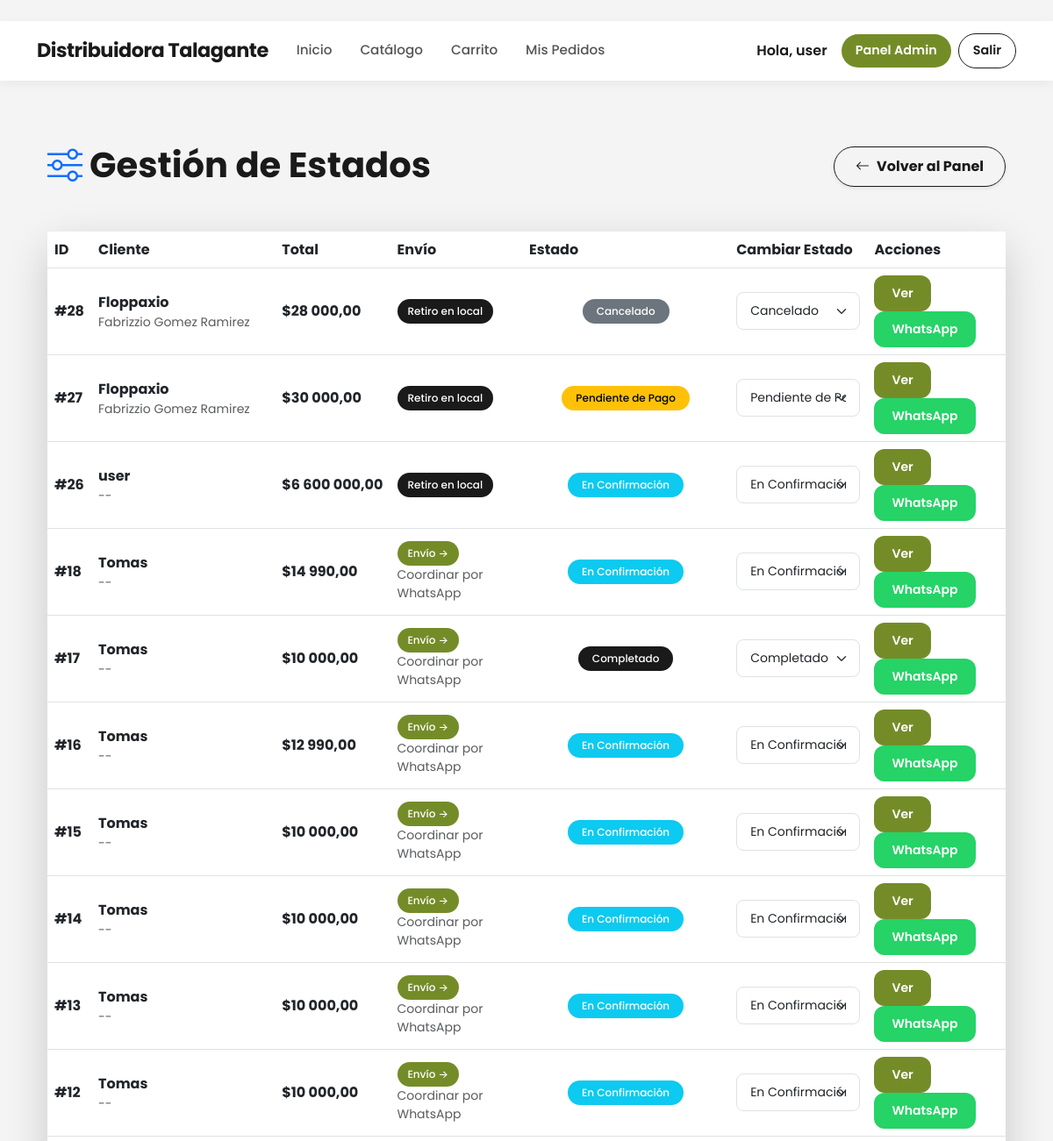
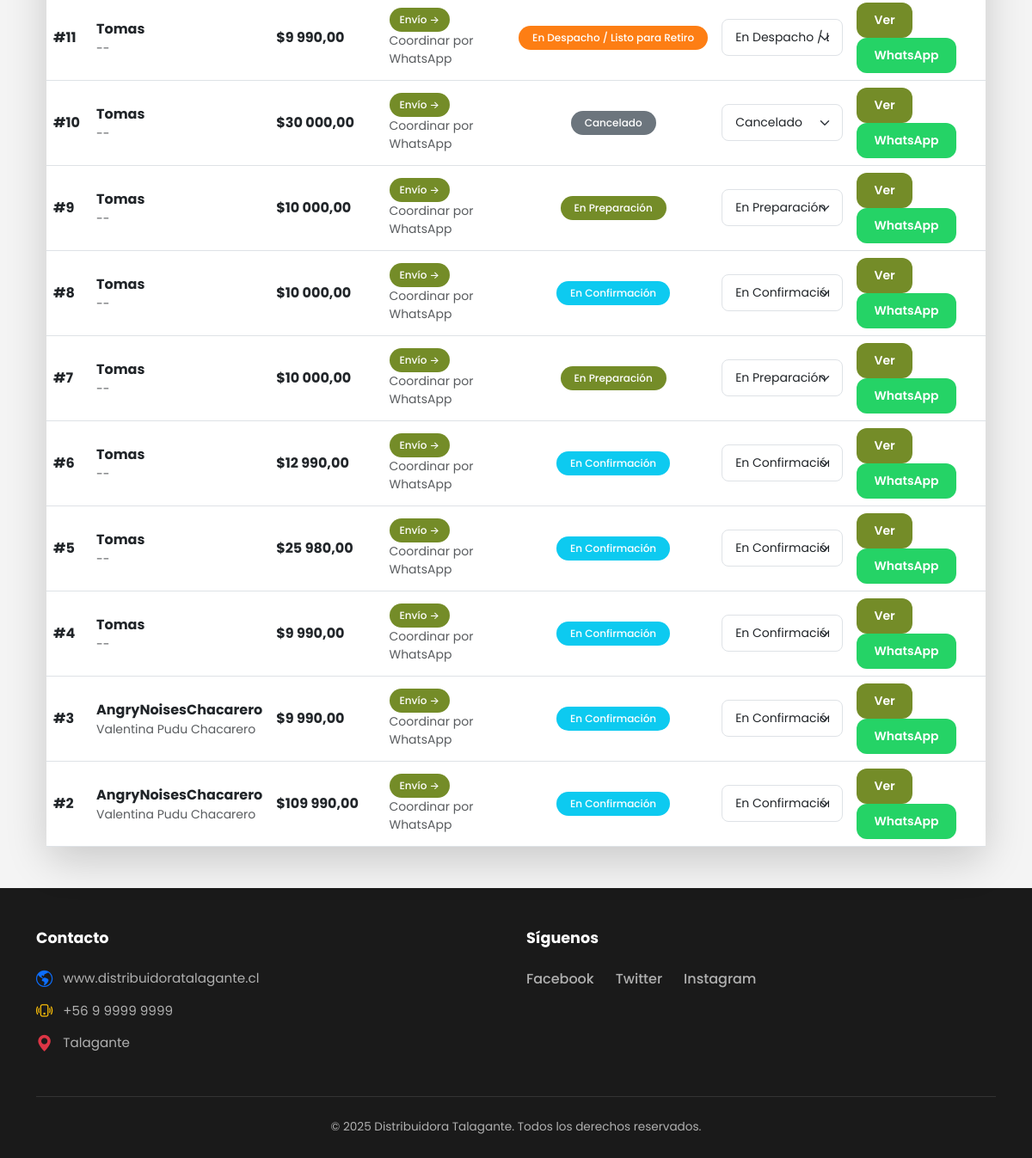
The page /gestion-estados/ (signed in) on the database its author committed (2 pictures, top to bottom).
### core/models.py (models this page shows, shortened)
class Orden(models.Model):
    ESTADOS = [
        ('pendiente', 'Pendiente de Pago'),
        ('confirmacion', 'En Confirmación'),
        ('preparacion', 'En Preparación'),
        ('despacho', 'En Despacho / Listo para Retiro'),
        ('cancelado', 'Cancelado'),
        ('completado', 'Completado'),
    ]
    METODOS_PAGO = [
        ('transferencia', 'Transferencia Bancaria'),
        ('efectivo', 'Pago en Efectivo (Retiro)'),
    ]
    usuario = models.ForeignKey(User, on_delete=models.CASCADE)
    fecha = models.DateTimeField(auto_now_add=True)
    estado = models.CharField(max_length=20, choices=ESTADOS, default='pendiente')
    total = models.DecimalField(max_digits=12, decimal_places=2)
    metodo_pago = models.CharField(max_length=20, choices=METODOS_PAGO, default='transferencia')
    instrucciones_transferencia = models.TextField(default="Realice transferencia a Cuenta Corriente XXXX-XXXX y envíe comprobante por WhatsApp.")
    comprobante = models.ImageField(upload_to='comprobantes/', blank=True, null=True, help_text="Foto del comprobante de pago")
    nota_comprobante = models.TextField(blank=True, null=True, help_text="Link o nota del comprobante (opcional)")
    mensaje_cliente = models.TextField(blank=True, help_text="Mensaje opcional del cliente")
    def get_whatsapp_link(self):
        if hasattr(self.usuario, 'perfil') and self.usuario.perfil.telefono:
            telefono = re.sub(r'[^\d]', '', self.usuario.perfil.telefono)
            if telefono.startswith('56') and len(telefono) == 11:
                telefono = telefono[2:]
            elif len(telefono) == 9:
                telefono = '56' + telefono
            else:
                telefono = telefono.lstrip('0')
            return f"https://wa.me/{telefono}"
        return "https://wa.me/56949071013"

class Perfil(models.Model):
    usuario = models.OneToOneField(User, on_delete=models.CASCADE, related_name='perfil')
    nombre = models.CharField("Nombre(s)", max_length=70)
    apellido_paterno = models.CharField("Apellido Paterno", max_length=50)
    apellido_materno = models.CharField("Apellido Materno", max_length=50, blank=True, null=True)
    rut = models.CharField(
        max_length=12,
        unique=True,
        validators=[RegexValidator(regex=r'^\d{7,8}-[\dKk]$', message='Formato RUT inválido')],
        help_text="Ejemplo: 11527103-2"
    )
    telefono = models.CharField(max_length=15, blank=True, null=True)
    es_admin = models.BooleanField(default=False)
    temp_token = models.CharField(max_length=100, blank=True, null=True)
    token_expira = models.DateTimeField(blank=True, null=True)
    def nombre_completo(self):
        if self.apellido_materno:
            return f"{self.nombre} {self.apellido_paterno} {self.apellido_materno}"
        return f"{self.nombre} {self.apellido_paterno}"
    nombre_completo.short_description = "Nombre Completo"
    class Meta:
        verbose_name_plural = "Perfiles"

### core/views.py (the view, shortened to what this page needs)
# urls.py: path('gestion-estados/', views.gestion_estados, name='gestion_estados'),
@login_required
@user_passes_test(lambda u: u.is_superuser)
def gestion_estados(request):
    busqueda = request.GET.get('q', '').strip()
    estado_filtro = request.GET.get('estado', '')
    ordenes = Orden.objects.select_related('usuario', 'usuario__perfil') \
                           .prefetch_related('itemorden_set__producto') \
                           .order_by('-fecha')
    if estado_filtro:
        ordenes = ordenes.filter(estado=estado_filtro)
    paginator = Paginator(ordenes, 20)
    page_number = request.GET.get('page')
    page_obj = paginator.get_page(page_number)
    context = {
        'ordenes': page_obj,  # Pasamos el objeto paginado, no la lista completa
        'busqueda': busqueda,
        'estado_filtro': estado_filtro,
        'estados_choices': Orden.ESTADOS,
    }
    return render(request, 'core/gestion_estados.html', context)

### core/templates/core/gestion_estados.html (shortened to what this page needs)
{% extends "core/base.html" %}
{% load humanize %}
{% block content %}
<div class="container py-5 animate-fade-in">
    <div class="d-flex justify-content-between align-items-center mb-5">
        <h1 class="fw-bold mb-1" style="color: #1a1a1a;">
            <i class="bi bi-sliders text-primary me-2"></i>Gestión de Estados
        </h1>
        <a href="{% url 'admin_home' %}" class="btn btn-outline-dark rounded-pill px-4 fw-bold shadow-sm">
            <i class="bi bi-arrow-left me-2"></i>Volver al Panel
        </a>
    </div>
    <div class="card border-0 shadow-lg rounded-4">
        <div class="table-responsive">
            <table class="table table-hover align-middle mb-0">
                <thead class="bg-light">
                    <tr>
                        <th>ID</th>
                        <th>Cliente</th>
                        <th>Total</th>
                        <th>Envío</th>
                        <th>Estado</th>
                        <th>Cambiar Estado</th>
                        <th>Acciones</th>
                    </tr>
                </thead>
                <tbody>
                    {% for o in ordenes %}
                    <tr>
                        <td><strong>#{{ o.id }}</strong></td>
                        <td>
                            <div class="fw-bold">{{ o.usuario.username }}</div>
                            <small class="text-muted">{{ o.usuario.perfil.nombre_completo|default:"--" }}</small>
                        </td>
                        <td class="fw-bold">${{ o.total|intcomma }}</td>
                        <td>
                            {% if o.direccion_envio.metodo == 'retiro' %}
                                <span class="badge bg-success">Retiro en local</span>
                            {% else %}
                                <span class="badge bg-primary">
                                    Envío → {{ o.direccion_envio.get_comuna_display }}
                                </span>
                                <br><small class="text-muted">Coordinar por WhatsApp</small>
                            {% endif %}
                        </td>
                        <td class="text-center">
                            <span class="badge rounded-pill px-3 py-2
                                {% if o.estado == 'pendiente' %}bg-warning
                                {% elif o.estado == 'confirmacion' %}bg-info
                                {% elif o.estado == 'preparacion' %}bg-primary
                                {% elif o.estado == 'despacho' %}bg-orange
                                {% elif o.estado == 'completado' %}bg-success
                                {% else %}bg-secondary{% endif %}">
                                {{ o.get_estado_display }}
                            </span>
                        </td>
                        <td>
                            <form method="post" class="d-inline">
                                <select name="estado" class="form-select form-select-sm" onchange="this.form.submit()">
                                    {% for valor, label in estados_choices %}
                                        <option value="{{ valor }}" {% if o.estado == valor %}selected{% endif %}>{{ label }}</option>
                                    {% endfor %}
                                </select>
                            </form>
                        </td>
                        <td>
                            <a href="{% url 'orden_detail' o.id %}" class="btn btn-sm btn-primary">Ver</a>
                            <a href="{{ o.get_whatsapp_link }}" target="_blank" class="btn btn-sm btn-success">WhatsApp</a>
                        </td>
                    </tr>
                    {% empty %}
                    <tr><td colspan="7" class="text-center py-5 text-muted">No hay pedidos</td></tr>
                    {% endfor %}
                </tbody>
            </table>
        </div>
    </div>
</div>
{% endblock %}

### core/templates/core/base.html (shortened to what this page needs)
﻿{% load static %}
<!DOCTYPE html>
<html lang="es">
<head>
  <link rel="stylesheet" href="https://cdn.jsdelivr.net/npm/bootstrap@5.3.0/dist/css/bootstrap.min.css">
  <link rel="stylesheet" href="https://cdn.jsdelivr.net/npm/bootstrap-icons@1.10.0/font/bootstrap-icons.css">
  <link rel="stylesheet" href="{% static 'core/css/style.css' %}?v=21">
</head>
<body class="site">
  {% with current=request.resolver_match.url_name %}
  <nav class="navbar navbar-expand-lg sticky-top">
    <div class="container">
      <a class="navbar-brand" href="{% url 'home' %}">Distribuidora Talagante</a>
      <div class="collapse navbar-collapse" id="navbarNav">
        <ul class="navbar-nav me-auto mb-2 mb-lg-0">
          <li class="nav-item"><a class="nav-link {% if current == 'home' %}active{% endif %}" href="{% url 'home' %}">Inicio</a></li>
          <li class="nav-item"><a class="nav-link {% if current == 'catalogo' %}active{% endif %}" href="{% url 'catalogo' %}">Catálogo</a></li>
          <li class="nav-item"><a class="nav-link {% if current == 'carrito' %}active{% endif %}" href="{% url 'carrito' %}">Carrito</a></li>
          <li class="nav-item"><a class="nav-link {% if current == 'mis_compras' %}active{% endif %}" href="{% url 'mis_compras' %}">Mis Pedidos</a></li>
        </ul>
        <div class="d-flex gap-2 align-items-center">
          {% if user.is_authenticated %}
            <span class="me-2 fw-semibold d-none d-lg-block">Hola, {{ user.username }}</span>
            {% if user.is_staff or user.is_superuser %}
              <a href="{% url 'admin_home' %}" class="btn btn-primary btn-sm px-3">Panel Admin</a>
            {% endif %}
            <a href="{% url 'logout' %}" class="btn btn-outline-dark btn-sm px-3">Salir</a>
          {% else %}
            <a href="{% url 'login' %}" class="btn btn-primary btn-sm px-4">Iniciar Sesión</a>
            <a href="{% url 'login' %}?tab=register" class="btn btn-light btn-sm px-4 border">Registrarse</a>
          {% endif %}
        </div>
      </div>
    </div>
  </nav>
  {% endwith %}
  <main class="site-main">
    <div class="container mt-4">
      {% block content %}{% endblock %}
    </div>
  </main>
  <footer class="global-footer">
    <div class="container">
      <div class="row pt-5 pb-4">
        <div class="col-md-6 mb-4 mb-md-0">
          <h5 class="footer-title">Contacto</h5>
          <ul class="list-unstyled footer-list">
            <li>
              <i class="bi bi-globe-americas text-primary"></i>
              <a href="#">www.distribuidoratalagante.cl</a>
            </li>
            <li>
              <i class="bi bi-phone-vibrate text-warning"></i>
              <span>+56 9 9999 9999</span>
            </li>
            <li>
              <i class="bi bi-geo-alt-fill text-danger"></i>
              <span>Talagante</span>
            </li>
          </ul>
        </div>
        <div class="col-md-6">
          <h5 class="footer-title">Síguenos</h5>
          <div class="social-links">
            <a href="#">Facebook</a>
            <a href="#">Twitter</a>
            <a href="#">Instagram</a>
          </div>
        </div>
      </div>
      <div class="footer-bottom">
        <p class="mb-0">&copy; 2025 Distribuidora Talagante. Todos los derechos reservados.</p>
      </div>
    </div>
  </footer>
</body>
</html>

### static/core/css/style.css (style rules this page uses)
body { font-family: var(--font-main); color: var(--color-dark); background-color: var(--color-gray-bg); }
a { text-decoration: none; color: inherit; }
.navbar { background-color: var(--color-white) !important; box-shadow: 0 4px 12px rgba(0,0,0,0.05); padding: 12px 0; }
.navbar-brand { font-family: var(--font-main); font-weight: 700; font-size: 1.4rem; color: var(--color-dark) !important; letter-spacing: -0.5px; }
.navbar-nav .nav-link { font-weight: 500; color: #555 !important; font-size: 0.95rem; margin: 0 8px; position: relative; transition: color 0.3s; }
.navbar .btn { border-radius: var(--radius-btn); font-weight: 600; padding: 8px 24px; font-size: 0.9rem; }
.btn { border-radius: var(--radius-card); font-weight: 600; padding: 10px 20px; transition: all 0.3s ease; border: none; }
.btn-primary { background-color: var(--color-primary) !important; border-color: var(--color-primary) !important; color: white !important; }
.btn-outline, .btn-outline-dark, .btn-outline-primary { background-color: transparent !important; border: 1px solid var(--color-dark) !important; color: var(--color-dark) !important; }
.btn-success { background-color: #25D366 !important; color: white; }
.global-footer { background-color: var(--color-dark); color: #b0b0b0; margin-top: auto; font-size: 0.95rem; }
.footer-title { color: #ffffff; font-weight: 700; margin-bottom: 25px; font-size: 1.1rem; }
.footer-list li { margin-bottom: 15px; display: flex; align-items: center; gap: 12px; }
.footer-list a { color: #b0b0b0; text-decoration: none; transition: color 0.3s ease; }
.footer-list i { font-size: 1.2rem; }
.social-links { display: flex; gap: 25px; }
.social-links a { color: #b0b0b0; font-weight: 500; font-size: 1rem; transition: color 0.3s; }
.footer-bottom { border-top: 1px solid #333; padding: 25px 0; text-align: center; margin-top: 10px; font-size: 0.85rem; }
.badge { padding: 8px 12px; border-radius: 30px; font-weight: 500; }
.bg-warning { background-color: #ffc107 !important; color: #000; }
.bg-primary { background-color: var(--color-primary) !important; }
.bg-success { background-color: var(--color-dark) !important; }
html { height: 100%; }
body { min-height: 100vh; display: flex; flex-direction: column; margin: 0; }
.site-main { flex: 1; }
.global-footer { margin-top: auto; width: 100%; }
.animate-fade-in { animation: fadeIn 0.5s ease-out forwards; }
.bg-orange { background-color: #fd7e14 !important; }
.form-control, .form-select, .card-body input[type="text"], .card-body input[type="number"], .card-body select { border-radius: 8px; padding: 10px 15px; border: 1px solid #dee2e6; background-color: #fff; width: 100%; box-sizing: border-box; }

### rows shown on the page
Orden: id "28", usuario.username "Floppaxio", usuario.perfil.nombre_completo "Fabrizzio Gomez Ramirez", total "28 000,00", shows "Retiro en local", estado "Cancelado"
Orden: id "27", usuario.username "Floppaxio", usuario.perfil.nombre_completo "Fabrizzio Gomez Ramirez", total "30 000,00", shows "Retiro en local", estado "Pendiente de Pago"
Orden: id "26", usuario.username "user", usuario.perfil.nombre_completo "--", total "6 600 000,00", shows "Retiro en local", estado "En Confirmación"
Orden: id "18", usuario.username "Tomas", usuario.perfil.nombre_completo "--", total "14 990,00", estado "En Confirmación"
Orden: id "17", usuario.username "Tomas", usuario.perfil.nombre_completo "--", total "10 000,00", estado "Completado"
Orden: id "16", usuario.username "Tomas", usuario.perfil.nombre_completo "--", total "12 990,00", estado "En Confirmación"
Orden: id "15", usuario.username "Tomas", usuario.perfil.nombre_completo "--", total "10 000,00", estado "En Confirmación"
Orden: id "14", usuario.username "Tomas", usuario.perfil.nombre_completo "--", total "10 000,00", estado "En Confirmación"
Orden: id "13", usuario.username "Tomas", usuario.perfil.nombre_completo "--", total "10 000,00", estado "En Confirmación"
Orden: id "12", usuario.username "Tomas", usuario.perfil.nombre_completo "--", total "10 000,00", estado "En Confirmación"
Orden: id "11", usuario.username "Tomas", usuario.perfil.nombre_completo "--", total "9 990,00", estado "En Despacho / Listo para Retiro"
Orden: id "10", usuario.username "Tomas", usuario.perfil.nombre_completo "--", total "30 000,00", estado "Cancelado"
Orden: id "9", usuario.username "Tomas", usuario.perfil.nombre_completo "--", total "10 000,00", estado "En Preparación"
Orden: id "8", usuario.username "Tomas", usuario.perfil.nombre_completo "--", total "10 000,00", estado "En Confirmación"
Orden: id "7", usuario.username "Tomas", usuario.perfil.nombre_completo "--", total "10 000,00", estado "En Preparación"
Orden: id "6", usuario.username "Tomas", usuario.perfil.nombre_completo "--", total "12 990,00", estado "En Confirmación"
Orden: id "5", usuario.username "Tomas", usuario.perfil.nombre_completo "--", total "25 980,00", estado "En Confirmación"
Orden: id "4", usuario.username "Tomas", usuario.perfil.nombre_completo "--", total "9 990,00", estado "En Confirmación"
Orden: id "3", usuario.username "AngryNoisesChacarero", usuario.perfil.nombre_completo "Valentina Pudu Chacarero", total "9 990,00", estado "En Confirmación"
Orden: id "2", usuario.username "AngryNoisesChacarero", usuario.perfil.nombre_completo "Valentina Pudu Chacarero", total "109 990,00", estado "En Confirmación"

### other values the page prints
{{ user.username }} "user"
